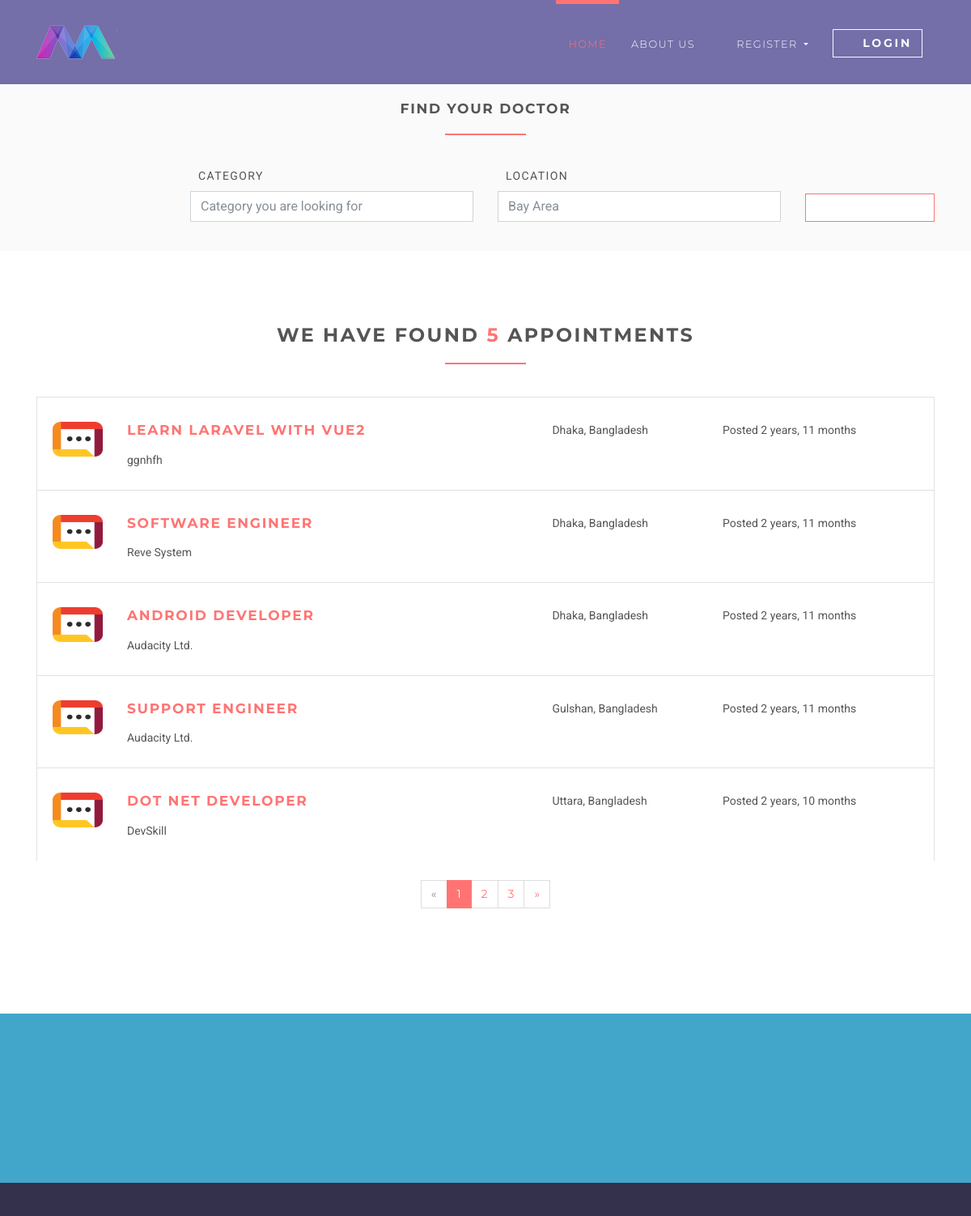
Page /jobs on the committed database.
### jobsapp/models.py (models this page shows, shortened)
class Job(models.Model):
    user = models.ForeignKey(User, on_delete=models.CASCADE)
    title = models.CharField(max_length=300)
    description = models.TextField()
    location = models.CharField(max_length=150)
    type = models.CharField(choices=JOB_TYPE, max_length=10)
    category = models.CharField(max_length=100)
    last_date = models.DateTimeField()
    company_name = models.CharField(max_length=100)
    company_description = models.CharField(max_length=300)
    website = models.CharField(max_length=100, default="")
    created_at = models.DateTimeField(default=timezone.now)
    filled = models.BooleanField(default=False)

### jobsapp/views/home.py (the view)
# urls.py: path('jobs', JobListView.as_view(), name='jobs'),
class JobListView(ListView):
    model = Job
    template_name = 'jobs/jobs.html'
    context_object_name = 'jobs'
    paginate_by = 5

### templates/jobs/jobs.html (shortened to what this page needs)
{% extends 'base.html' %}
{% load static %}
{% block content %}
    <section class="job-form-section job-form-section--compressed">
        <div class="container">
            <h4 class="heading">Find Your  Doctor</h4>
            <form id="job-main-form" method="get" action="#" class="job-main-form">
                <div class="controls">
                    <div class="row align-items-end">
                        <div class="col-sm-1 col-lg-2"></div>
                        <div class="col-sm-5 col-lg-4 form-group">
                            <label for="profession">Category</label>
                            <input type="text" id="profession" name="profession"
                                   placeholder="Category you are looking for" class="form-control">
                        </div>
                        <div class="col-sm-5 col-lg-4 form-group">
                            <label for="location">Location</label>
                            <input type="text" id="location" name="location" placeholder="Any particular location?"
                                   value="Bay Area" class="form-control">
                        </div>
                        <div class="col-sm-1 col-lg-2 form-group">
                            <button type="submit" name="name"
                                    class="btn btn-outline-white-primary job-main-form__button">
                                <i class="fa fa-search"></i>
                            </button>
                        </div>
                    </div>
                </div>
            </form>
        </div>
    </section>
    <section>
        <div class="container">
            <h3 class="heading">We have found <span class="accent">{{ jobs.count }}</span> appointments</h3>
            {% for job in jobs %}
                <div class="job-listing  ">
                    <div class="row">
                        <div class="col-md-12 col-lg-6">
                            <div class="row">
                                <div class="col-2">
                                    <img src="{% static 'img/company-1.png' %}"
                                         alt="Ipsioou " class="img-fluid">
                                </div>
                                <div class="col-10">
                                    <h4 class="job__title"><a
                                            href="{% url 'jobs:jobs-detail' job.id %}">{{ job.title }}</a></h4>
                                    <p class="job__company">
                                        {{ job.company_name }}
                                    </p>
                                </div>
                            </div>
                        </div>
                        <div class="col-10 col-md-3 col-lg-2 ml-auto"><i class="fa fa-map-marker job__location"></i>
                            {{ job.location }}
                        </div>
                        <div class="col-10 col-md-3 col-lg-3 ml-auto">
                            <p>Posted {{ job.created_at|timesince }}</p>
                        </div>
                    </div>
                </div>
            {% endfor %}
            {% if is_paginated %}
                <div class="row">
                    <div class="col-md-12">
                        <nav aria-label="Page navigation example" class="d-flex justify-content-center mt-4 mb-4">
                            <ul class="pagination">
                                {% if page_obj.has_previous %}
                                    <li class="page-item">
                                        <a href="?page={{ page_obj.previous_page_number }}"
                                           class="page-link">&laquo;</a>
                                    </li>
                                {% else %}
                                    <li class="page-item disabled">
                                        <a class="page-link">&laquo;</a>
                                    </li>
                                {% endif %}
                                {% for i in page_obj.paginator.page_range %}
                                    {% if page_obj.number == i %}
                                        <li class="page-item active">
                                            <a class="page-link">{{ i }}</a>
                                        </li>
                                    {% else %}
                                        <li class="page-item">
                                            <a href="?page={{ i }}" class="page-link">{{ i }}</a>
                                        </li>
                                    {% endif %}
                                {% endfor %}
                                {% if page_obj.has_next %}
                                    <li class="page-item">
                                        <a href="?page={{ page_obj.next_page_number }}" class="page-link">&raquo;</a>
                                    </li>
                                {% else %}
                                    <li class="page-item disabled">
                                        <a class="page-link">&raquo;</a>
                                    </li>
                                {% endif %}
                            </ul>
                        </nav>
                    </div>
                </div>
            {% endif %}
        </div>
    </section>
{% endblock %}

### templates/base.html (shortened to what this page needs)
{% load static %}
<!DOCTYPE html>
<html>
<head>
    <link rel="stylesheet"
          href="{% static 'vendor/bootstrap/css/bootstrap.min.css' %}">
    <link rel="stylesheet"
          href="{% static 'vendor/font-awesome/css/font-awesome.min.css' %}">
    <link rel="stylesheet"
          href="{% static 'vendor/owl.carousel/assets/owl.carousel.css' %}">
    <link rel="stylesheet"
          href="{% static 'vendor/owl.carousel/assets/owl.theme.default.css' %}">
    <link rel="stylesheet" href="{% static 'css/style.default.css' %}"
          id="theme-stylesheet">
    <link rel="stylesheet" href="{% static 'css/custom.css' %}">
</head>
<body>
<header class="header">
    <nav class="navbar navbar-expand-lg">
        <div class="container">
            <a href="/" class="navbar-brand">
                <img src="{% static 'img/logo-small.png' %}" alt="logo" class="d-none d-lg-block">
            </a>
            <div id="navbarSupportedContent" class="collapse navbar-collapse">
                <ul class="navbar-nav ml-auto">
                    <li class="nav-item active">
                        <a href="/" class="nav-link">Home <span class="sr-only">(current)</span></a>
                    </li>
                    <li class="nav-item">
                        <a href="#" class="nav-link">About Us</a>
                    </li>
                    {% if request.user.is_authenticated and request.user.role == 'doctor' %}
                        <li class="nav-item dropdown">
                            <a id="clientZone" href="#" data-toggle="dropdown"
                               aria-haspopup="true" aria-expanded="false"
                               class="nav-link dropdown-toggle has-img mb-3 mb-lg-0 mt-3 mt-lg-0">
                                <div class="client-menu-image">
                                    <div class="inner">
                                        <img src="{% static 'img/company-1.png' %}"
                                             alt="company image"
                                             class="img-fluid">
                                    </div>
                                </div>
                                {% if request.user.role == 'doctor' %}
                                    {{ request.user.first_name }} {{ request.user.last_name }}
                                {% else %}
                                    {{ request.user.first_name }}
                                {% endif %}
                            </a>
                            <div aria-labelledby="clientZone" class="dropdown-menu">
                                <a href="{% url 'jobs:doctor-dashboard' %}" class="dropdown-item">Dashboard</a>
                                <a href="{% url 'jobs:doctor-all-applicants' %}" class="dropdown-item">Applicants </a>
                                <a href="{% url 'jobs:doctor-jobs-create' %}" class="dropdown-item">Post a new
                                appointments </a>
                                <a href="{% url 'accounts:logout' %}" class="dropdown-item">Logout</a>
                            </div>
                        </li>
                    {% else %}
                        <li class="nav-item dropdown">
                            <a id="pages" href="#" data-toggle="dropdown" aria-haspopup="true" aria-expanded="false"
                               class="nav-link dropdown-toggle"><i class="fa fa-signing"></i>Register
                            </a>
                        </li>
                        <li class="nav-item" style="color: #fff">
                            <a href="{% url 'accounts:login' %}" class="btn navbar-btn btn-outline-light mb-5 mb-lg-0">
                                <i class="fa fa-sign-in"></i>Login
                            </a>
                        </li>
                    {% endif %}
                </ul>
            </div>
        </div>
    </nav>
</header>
<div>
    {% block content %} {% endblock %}
</div>
<footer class="footer">
    <div class="footer__block">
        <div class="container">
            <div class="row">
                <div class="col-lg-4 col-md-12 mb-5">
                </div>
            </div>
        </div>
    </div>
    <div class="footer__copyright">
        <div class="container">
            <div class="row">
                <div class="col-md-6 text-md-left text-center">
                </div>
            </div>
        </div>
    </div>
</footer>
</body>
</html>

### rows in the picture
Job: title "LEARN LARAVEL WITH VUE2", company_name "ggnhfh", location "Dhaka, Bangladesh", created_at "2 years, 11 months"
Job: title "SOFTWARE ENGINEER", company_name "Reve System", location "Dhaka, Bangladesh", created_at "2 years, 11 months"
Job: title "ANDROID DEVELOPER", company_name "Audacity Ltd.", location "Dhaka, Bangladesh", created_at "2 years, 11 months"
Job: title "SUPPORT ENGINEER", company_name "Audacity Ltd.", location "Gulshan, Bangladesh", created_at "2 years, 11 months"
Job: title "DOT NET DEVELOPER", company_name "DevSkill", location "Uttara, Bangladesh", created_at "2 years, 10 months"

### other values in the picture
{{ jobs.count }} "5"
{{ i }} "1"
{{ i }} "2" "3"
